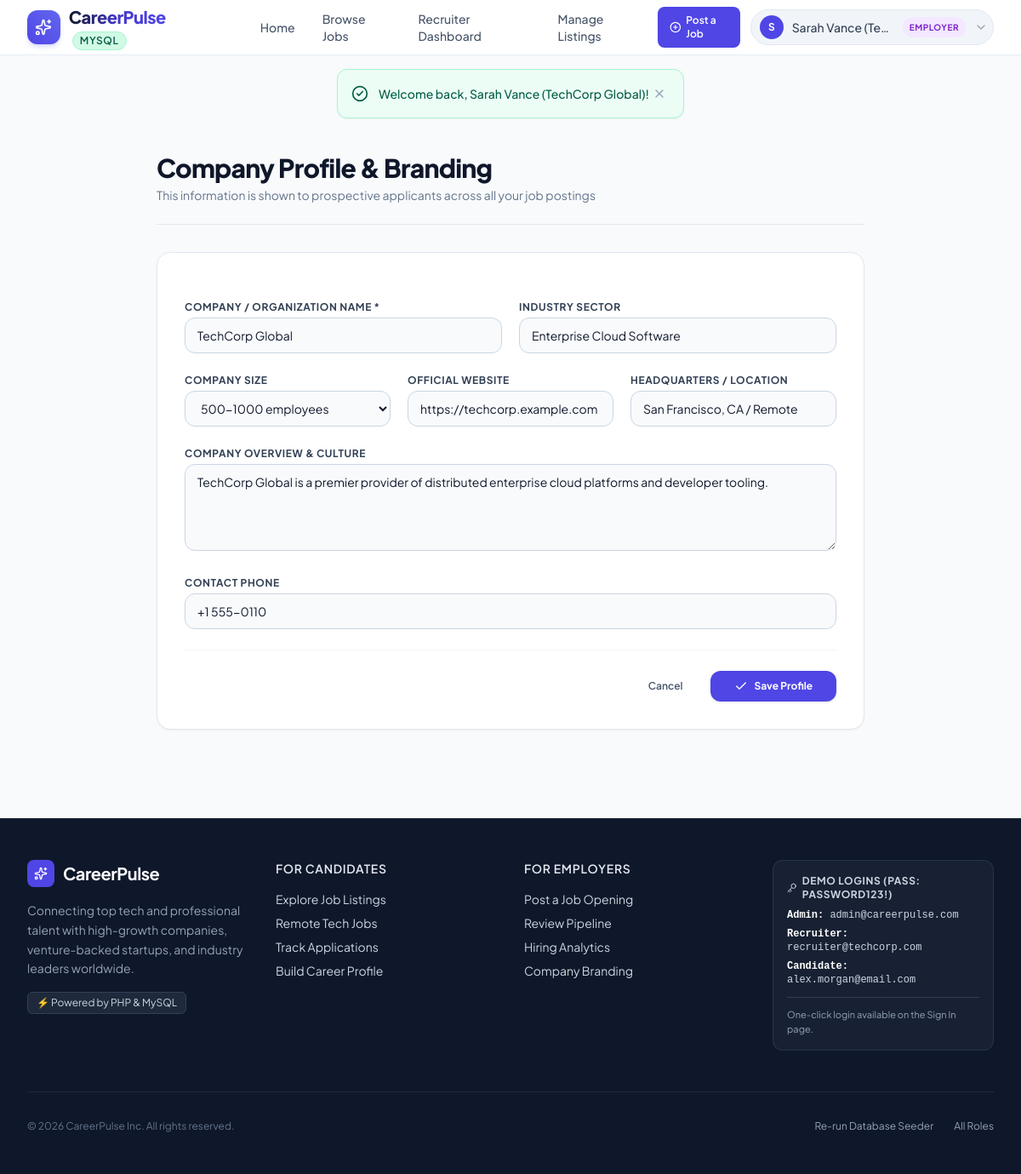
/employer/company_profile.php (signed in), run on the app's committed database.
### tables this page shows
CREATE TABLE `users` (
    `id` INT AUTO_INCREMENT PRIMARY KEY,
    `name` VARCHAR(100) NOT NULL,
    `email` VARCHAR(150) NOT NULL UNIQUE,
    `password` VARCHAR(255) NOT NULL,
    `role` ENUM('candidate', 'employer', 'admin') DEFAULT 'candidate',
    `phone` VARCHAR(30) NULL,
    `avatar` VARCHAR(255) NULL,
    `created_at` TIMESTAMP DEFAULT CURRENT_TIMESTAMP,
    `updated_at` TIMESTAMP DEFAULT CURRENT_TIMESTAMP ON UPDATE CURRENT_TIMESTAMP
);

CREATE TABLE `employer_profiles` (
    `id` INT AUTO_INCREMENT PRIMARY KEY,
    `user_id` INT NOT NULL UNIQUE,
    `company_name` VARCHAR(150) NOT NULL,
    `industry` VARCHAR(100) NULL,
    `company_size` VARCHAR(50) NULL,
    `website` VARCHAR(255) NULL,
    `location` VARCHAR(150) NULL,
    `about` TEXT NULL,
    `logo_url` VARCHAR(255) NULL,
    `created_at` TIMESTAMP DEFAULT CURRENT_TIMESTAMP,
    FOREIGN KEY (`user_id`) REFERENCES `users`(`id`) ON DELETE CASCADE
);

### employer/company_profile.php (the view, shortened to what the rows shown need)
<?php
require_once __DIR__ . '/../config/database.php';
require_once __DIR__ . '/../includes/helpers.php';
require_once __DIR__ . '/../includes/auth.php';
$user = requireAuth('employer');
$user = currentUser();
$profile = dbFetchOne("SELECT * FROM employer_profiles WHERE user_id = ?", [$user['id']]);
require_once __DIR__ . '/../includes/header.php';
?>
<div class="max-w-4xl mx-auto px-4 sm:px-6 lg:px-8 py-10">
    <div class="pb-6 border-b border-slate-200 mb-8">
        <h1 class="text-2xl sm:text-3xl font-extrabold text-slate-900 tracking-tight">Company Profile &amp; Branding</h1>
    </div>
    <form method="POST" class="space-y-6 bg-white p-6 sm:p-8 rounded-2xl border border-slate-200 shadow-sm">
        <div class="grid grid-cols-1 sm:grid-cols-2 gap-5">
            <div>
                <label class="block text-xs font-bold uppercase tracking-wider text-slate-700 mb-1">Company / Organization Name *</label>
                <input type="text" name="company_name" required value="<?= e($profile['company_name'] ?? $user['name']) ?>" class="w-full px-3.5 py-2.5 bg-slate-50 border border-slate-300 rounded-xl text-sm outline-none focus:ring-2 focus:ring-brand-500 focus:bg-white">
            </div>
            <div>
                <label class="block text-xs font-bold uppercase tracking-wider text-slate-700 mb-1">Industry Sector</label>
                <input type="text" name="industry" value="<?= e($profile['industry'] ?? '') ?>" placeholder="e.g. Enterprise Cloud Software, Fintech, AI" class="w-full px-3.5 py-2.5 bg-slate-50 border border-slate-300 rounded-xl text-sm outline-none focus:ring-2 focus:ring-brand-500 focus:bg-white">
            </div>
        </div>
        <div class="grid grid-cols-1 sm:grid-cols-3 gap-5">
            <div>
                <label class="block text-xs font-bold uppercase tracking-wider text-slate-700 mb-1">Company Size</label>
                <?php $size = $profile['company_size'] ?? ''; ?>
                <select name="company_size" class="w-full px-3.5 py-2.5 bg-slate-50 border border-slate-300 rounded-xl text-sm outline-none focus:ring-2 focus:ring-brand-500 focus:bg-white">
                    <option value="500-1000 employees" <?= $size === '500-1000 employees' ? 'selected' : '' ?>>500-1000 employees</option>
                </select>
            </div>
            <div>
                <label class="block text-xs font-bold uppercase tracking-wider text-slate-700 mb-1">Official Website</label>
                <input type="url" name="website" value="<?= e($profile['website'] ?? '') ?>" placeholder="https://example.com" class="w-full px-3.5 py-2.5 bg-slate-50 border border-slate-300 rounded-xl text-sm outline-none focus:ring-2 focus:ring-brand-500 focus:bg-white">
            </div>
            <div>
                <label class="block text-xs font-bold uppercase tracking-wider text-slate-700 mb-1">Headquarters / Location</label>
                <input type="text" name="location" value="<?= e($profile['location'] ?? '') ?>" placeholder="e.g. San Francisco, CA" class="w-full px-3.5 py-2.5 bg-slate-50 border border-slate-300 rounded-xl text-sm outline-none focus:ring-2 focus:ring-brand-500 focus:bg-white">
            </div>
        </div>
        <div>
            <label class="block text-xs font-bold uppercase tracking-wider text-slate-700 mb-1">Company Overview &amp; Culture</label>
            <textarea name="about" rows="4" placeholder="Tell potential hires about your team, tech stack, company vision, and work culture..." class="w-full px-3.5 py-2.5 bg-slate-50 border border-slate-300 rounded-xl text-sm outline-none focus:ring-2 focus:ring-brand-500 focus:bg-white"><?= e($profile['about'] ?? '') ?></textarea>
        </div>
        <div>
            <label class="block text-xs font-bold uppercase tracking-wider text-slate-700 mb-1">Contact Phone</label>
            <input type="text" name="phone" value="<?= e($user['phone'] ?? '') ?>" placeholder="+1 (555) 000-0000" class="w-full px-3.5 py-2.5 bg-slate-50 border border-slate-300 rounded-xl text-sm outline-none focus:ring-2 focus:ring-brand-500 focus:bg-white">
        </div>
    </form>
</div>
<?php require_once __DIR__ . '/../includes/footer.php'; ?>

### includes/header.php (shortened to what the rows shown need)
<?php
require_once __DIR__ . '/../config/database.php';
require_once __DIR__ . '/helpers.php';
require_once __DIR__ . '/auth.php';
$user = currentUser();
?>
<!DOCTYPE html>
<html lang="en" class="h-full bg-slate-50 text-slate-900 antialiased">
<head>
    <script src="https://cdn.tailwindcss.com"></script>
</head>
<body class="flex flex-col min-h-screen bg-slate-50 font-sans selection:bg-brand-500 selection:text-white">
<header class="sticky top-0 z-50 glass-nav border-b border-slate-200/80 transition-all">
    <div class="max-w-7xl mx-auto px-4 sm:px-6 lg:px-8">
        <div class="flex items-center justify-between h-16">
            <div class="flex items-center gap-3">
                <?php if ($user): ?>
                    <?php if ($user['role'] === 'employer'): ?>
                        <a href="<?= baseUrl('employer/post_job.php') ?>" class="hidden sm:inline-flex items-center gap-1.5 bg-brand-600 hover:bg-brand-700 text-white text-xs font-semibold px-3.5 py-2 rounded-lg shadow-sm transition">
                            <i data-lucide="plus-circle" class="w-4 h-4"></i>
                            Post a Job
                        </a>
                    <?php endif; ?>
                    <div class="relative group">
                        <button class="flex items-center gap-2.5 p-1.5 pl-2.5 rounded-full bg-slate-100 hover:bg-slate-200/80 transition text-slate-700 font-medium text-sm border border-slate-200">
                            <span class="w-7 h-7 rounded-full bg-brand-600 text-white text-xs font-bold flex items-center justify-center">
                                <?= strtoupper(substr($user['name'], 0, 1)) ?>
                            </span>
                            <span class="hidden sm:inline max-w-[120px] truncate"><?= e($user['name']) ?></span>
                            <span class="text-[10px] uppercase font-bold tracking-wider px-2 py-0.5 rounded-full <?= $user['role'] === 'employer' ? 'bg-purple-100 text-purple-700' : ($user['role'] === 'admin' ? 'bg-rose-100 text-rose-700' : 'bg-blue-100 text-blue-700') ?>">
                                <?= e($user['role']) ?>
                            </span>
                            <i data-lucide="chevron-down" class="w-4 h-4 text-slate-400"></i>
                        </button>
                    </div>
                <?php endif; ?>
            </div>
        </div>
    </div>
</header>
<main class="flex-grow">

### data on the page
users: name "S", name "Sarah Vance (Te…", role "EMPLOYER", phone "+1 555-0110"
employer_profiles: company_name "TechCorp Global", industry "Enterprise Cloud Software", company_size "500-1000 employees", website "https://techcorp.example.com", location "San Francisco, CA / Remote", about "TechCorp Global is a premier provider of distributed enterprise cloud platforms and developer tooling."

### other printed values
$activeDriver "MYSQL"
$flash['message'] "Welcome back, Sarah Vance (TechCorp Global)!"
